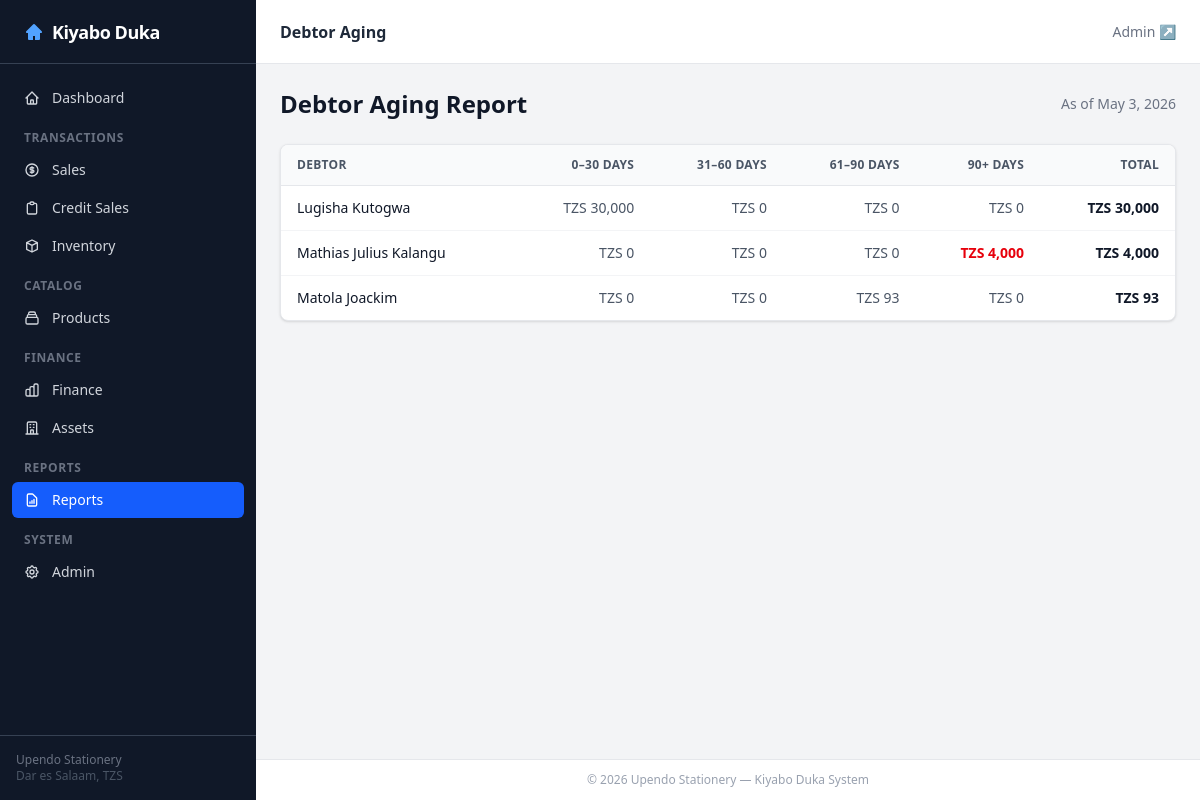
Page /reports/debtor-aging/ on the committed database.
### credit/models.py (models this page shows, shortened)
class Debtor(TimestampedModel, ActionMixin):
    name = models.CharField(max_length=255)
    address = models.TextField(blank=True)
    phone_1 = models.CharField(max_length=30, blank=True)
    phone_2 = models.CharField(max_length=30, blank=True)
    nida_id = models.CharField(max_length=255, blank=True, verbose_name='NIDA ID')
    credit_limit = models.DecimalField(max_digits=15, decimal_places=2, default=0,
                                       help_text='Max outstanding balance. 0 = no limit.')
    is_blocked = models.BooleanField(default=False,
                                     help_text='Block new credit sales for this debtor.')
    class Meta:
        ordering = ['name']

### reports/views/debtor_aging.py (the view)
# urls.py: path('debtor-aging/', debtor_aging, name='debtor_aging'),
def debtor_aging(request):
    debtors = Debtor.objects.prefetch_related('debts').all()
    aging_data = []
    today = date.today()
    for debtor in debtors:
        b0, b31, b61, b91 = Decimal('0'), Decimal('0'), Decimal('0'), Decimal('0')
        for debt in debtor.debts.all():
            bal = debt.balance
            if bal <= 0:
                continue
            days = (today - debt.expected_payment_date).days if debt.expected_payment_date else 0
            if days <= 30:
                b0 += bal
            elif days <= 60:
                b31 += bal
            elif days <= 90:
                b61 += bal
            else:
                b91 += bal
        total = b0 + b31 + b61 + b91
        if total > 0:
            aging_data.append({
                'debtor': debtor,
                'bucket_0_30': b0, 'bucket_31_60': b31,
                'bucket_61_90': b61, 'bucket_90_plus': b91,
                'total': total,
            })
    return render(request, 'reports/debtor_aging.html', {'aging_data': aging_data})

### credit/models.py (called while the page is built)
    @property
    def amount_due(self):
        return (self.quantity * self.unit_price) - self.discount

    @property
    def total_returned(self):
        return self.returns.aggregate(
            t=Coalesce(Sum('amount'), Decimal('0'))
        )['t']

    @property
    def balance(self):
        return self.amount_due - self.total_returned

### dashboard/templatetags/fmt.py (called while the page is built)
@register.filter
def tzs(value, decimals=0):
    try:
        v = Decimal(str(value))
    except (InvalidOperation, TypeError):
        return '—'
    decimals = int(decimals)
    formatted = f'{v:,.{decimals}f}'
    return f'TZS {formatted}'

### templates/reports/debtor_aging.html (shortened to what this page needs)
{% extends 'base.html' %}
{% load fmt %}
{% block page_title %}<h1 class="text-base font-semibold text-gray-800">Debtor Aging</h1>{% endblock %}
{% block content %}
<div class="flex items-center justify-between mb-6">
    <h1 class="text-2xl font-bold text-gray-900">Debtor Aging Report</h1>
    <span class="text-sm text-gray-500">As of {% now "F j, Y" %}</span>
</div>
<div class="bg-white rounded-lg shadow-sm border border-gray-200 overflow-hidden">
    <div class="overflow-x-auto">
        <table class="min-w-full divide-y divide-gray-200 text-sm">
            <thead class="bg-gray-50">
                <tr>
                    <th class="px-4 py-3 text-left text-xs font-semibold text-gray-600 uppercase tracking-wide">Debtor</th>
                    <th class="px-4 py-3 text-right text-xs font-semibold text-gray-600 uppercase tracking-wide">0–30 Days</th>
                    <th class="px-4 py-3 text-right text-xs font-semibold text-gray-600 uppercase tracking-wide">31–60 Days</th>
                    <th class="px-4 py-3 text-right text-xs font-semibold text-gray-600 uppercase tracking-wide">61–90 Days</th>
                    <th class="px-4 py-3 text-right text-xs font-semibold text-gray-600 uppercase tracking-wide">90+ Days</th>
                    <th class="px-4 py-3 text-right text-xs font-semibold text-gray-600 uppercase tracking-wide">Total</th>
                </tr>
            </thead>
            <tbody class="divide-y divide-gray-100">
                {% for item in aging_data %}
                <tr class="hover:bg-gray-50 transition-colors">
                    <td class="px-4 py-3 text-gray-900 font-medium">{{ item.debtor.name }}</td>
                    <td class="px-4 py-3 text-right tabular-nums text-gray-600">{{ item.bucket_0_30|tzs }}</td>
                    <td class="px-4 py-3 text-right tabular-nums text-gray-600">{{ item.bucket_31_60|tzs }}</td>
                    <td class="px-4 py-3 text-right tabular-nums text-gray-600">{{ item.bucket_61_90|tzs }}</td>
                    <td class="px-4 py-3 text-right tabular-nums {% if item.bucket_90_plus > 0 %}text-red-600 font-semibold{% else %}text-gray-600{% endif %}">
                        {{ item.bucket_90_plus|tzs }}
                    </td>
                    <td class="px-4 py-3 text-right tabular-nums font-bold text-gray-900">{{ item.total|tzs }}</td>
                </tr>
                {% empty %}
                <tr>
                    <td colspan="6" class="px-4 py-8 text-center text-gray-400">No outstanding debts</td>
                </tr>
                {% endfor %}
            </tbody>
        </table>
    </div>
</div>
{% endblock %}

### rows in the picture
Debtor: debtor.name "Lugisha Kutogwa", bucket_0_30|tzs "TZS 30,000", bucket_31_60|tzs "TZS 0", bucket_61_90|tzs "TZS 0", bucket_90_plus|tzs "TZS 0", total|tzs "TZS 30,000"
Debtor: debtor.name "Mathias Julius Kalangu", bucket_0_30|tzs "TZS 0", bucket_31_60|tzs "TZS 0", bucket_61_90|tzs "TZS 0", bucket_90_plus|tzs "TZS 4,000", total|tzs "TZS 4,000"
Debtor: debtor.name "Matola Joackim", bucket_0_30|tzs "TZS 0", bucket_31_60|tzs "TZS 0", bucket_61_90|tzs "TZS 93", bucket_90_plus|tzs "TZS 0", total|tzs "TZS 93"
